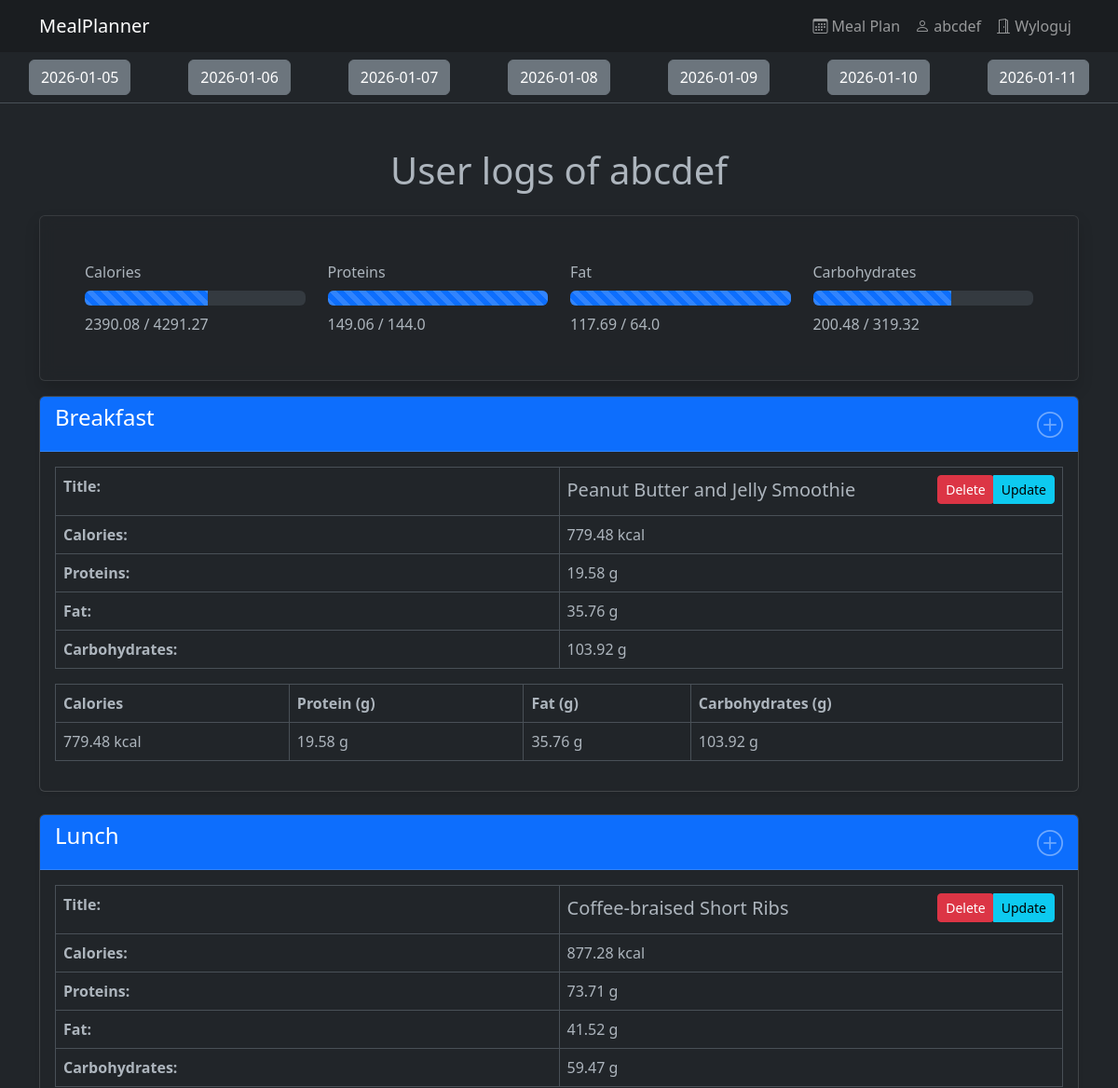
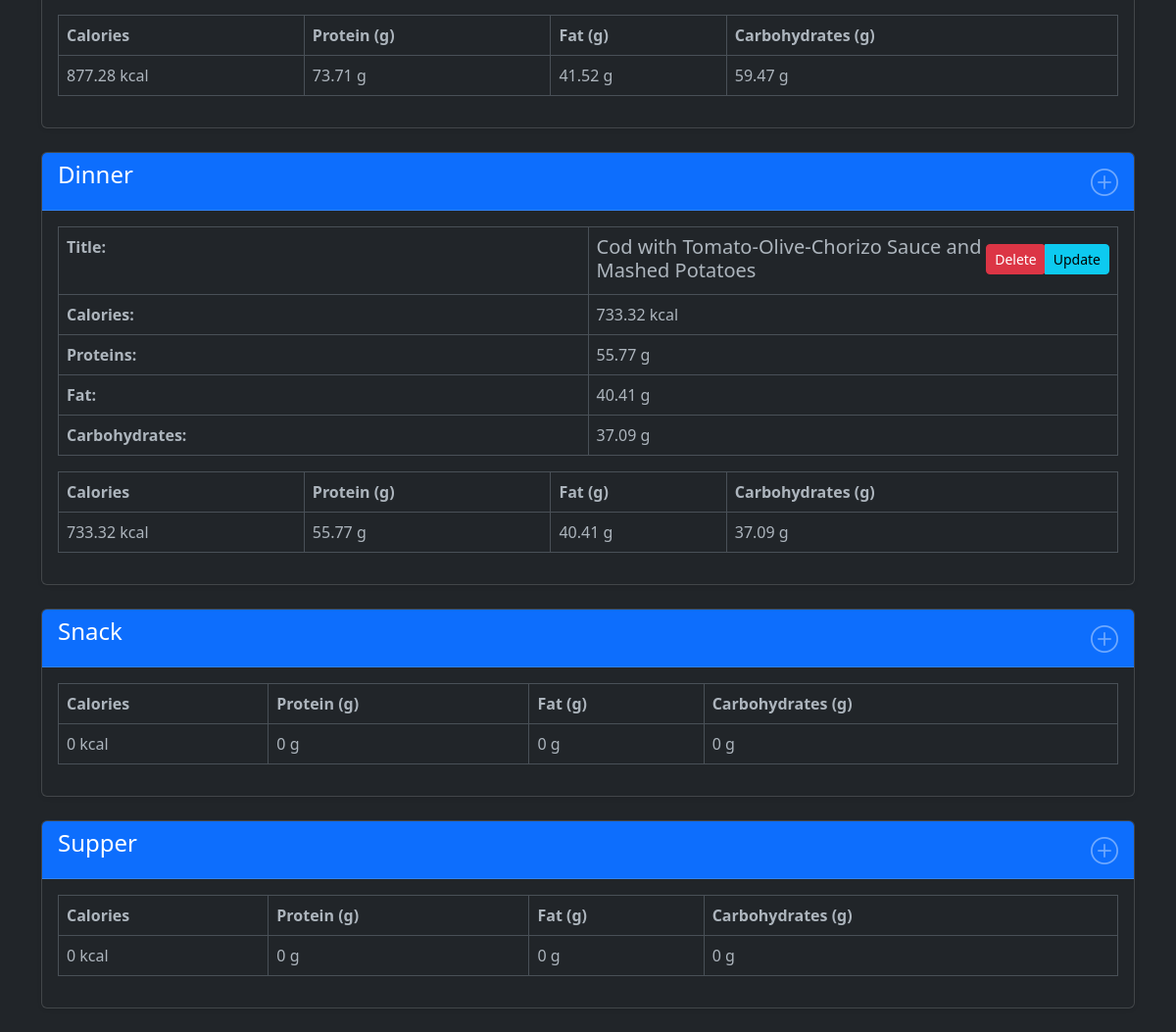
The app's page /food_logs/?date=2026-01-08 (signed in) with its own data (2 pictures, top to bottom).
### recipes/models.py (models this page shows, shortened)
class FoodLog(models.Model):
    user=models.ForeignKey(User,on_delete=models.CASCADE,related_name='logs')
    date=models.DateField()
    meal_type=models.CharField(max_length=20,choices=MealType.choices)
    recipe=models.ForeignKey(Recipe,blank=True,null=True,on_delete=models.CASCADE)
    custom_title = models.CharField(blank=True,null=True,max_length=300)
    custom_calories = models.DecimalField(blank=True,null=True,max_digits=6, decimal_places=2)
    custom_protein = models.DecimalField(blank=True,null=True,max_digits=5, decimal_places=2)
    custom_carbohydrates = models.DecimalField(blank=True,null=True,max_digits=5, decimal_places=2)
    custom_fat = models.DecimalField(blank=True,null=True,max_digits=5, decimal_places=2)
    servings = models.IntegerField()
    created_at = models.DateTimeField(auto_now_add=True)

### recipes/views.py (the view)
# urls.py: path('', certain_food_log, name='food_logs'),
@login_required
def certain_food_log(request: HttpRequest) -> HttpResponse:
    date_str = request.GET.get('date')
    date = get_date(date_str)
    dates = [date + timedelta(days=i) for i in range(-3, 4)]
    food_logs = get_certain_food_log(user=request.user, date=date)
    day_macros = get_day_macros(user=request.user, date=date)
    summed_day_macroelements = sum_day_macros(user=request.user, date=date)
    percentages = get_macroelements_percentages(actual_macroelements=summed_day_macroelements, user=request.user)
    return render(request, 'food_logs/certain_food_log.html', {
        'user': request.user,
        'food_logs_types': food_logs,
        'day_macros': day_macros,
        'dates': dates,
        'this_date': date,
        'calculated_macroelements': request.user.profile.macronutrients,
        'summed_day_macroelements': summed_day_macroelements,
        'percentages': percentages,
    })

### domain/food_log.py (called while the page is built)
def get_date(date_str: str) -> datetime:
    if date_str:
        try:
            date = datetime.strptime(date_str, '%Y-%m-%d').date()
        except ValueError:
            date = datetime.today()
    else:
        date = datetime.today()
    return date

def sum_macros(logs):
    if not logs.exists():
        return {'calories': 0, 'protein': 0, 'fat': 0, 'carbohydrates': 0}
    else:
        macroelements_list = list(map(get_entry_macros, logs))
        return reduce(
            lambda acc, item: {
                'calories': acc['calories'] + item['calories'],
                'protein': acc['protein'] + item['protein'],
                'fat': acc['fat'] + item['fat'],
                'carbohydrates': acc['carbohydrates'] + item['carbohydrates']
            },
            macroelements_list,
            {'calories': 0, 'protein': 0, 'fat': 0, 'carbohydrates': 0}
        )

def get_macroelements_percentages(actual_macroelements, user: User):
    goals = user.profile.macronutrients
    return {
        'calories': round(float(actual_macroelements['calories']) / goals['calories'] * 100),
        'protein': round(float(actual_macroelements['protein']) / goals['protein'] * 100),
        'fat': round(float(actual_macroelements['fat']) / goals['fat'] * 100),
        'carbohydrates': round(float(actual_macroelements['carbohydrates']) / goals['carbohydrates'] * 100)
    }

def sum_day_macros(user: User, date) -> dict:
    food_logs = FoodLog.objects.filter(user=user, date=date)
    return sum_macros(food_logs)

def get_day_macros(user: User, date) -> dict:
    food_logs_type = [(
        meal_type.value,
        FoodLog.objects.filter(user=user, date=date, meal_type=meal_type.value)
    ) for meal_type in MealType]
    return dict(
        map(
            lambda item: (item[0], sum_macros(item[1])),
            food_logs_type
        )
    )

### users/models.py (called while the page is built, shortened)
    @property
    def macronutrients(self):
        if self.target_macros:
            return {
                'calories': float(self.target_macros.calories),
                'protein': float(self.target_macros.protein),
                'fat': float(self.target_macros.fat),
                'carbohydrates': float(self.target_macros.carbohydrates)
            }

### templates/food_logs/certain_food_log.html (shortened to what this page needs)
{% extends 'base.html' %}
{% block content %}
    <table class="table table-hover bg-dark-subtle  mt-0 text-center w-100">
        <tbody>
        <tr>
            {% for date in dates %}
                <td>
                    <a href="?date={{ date|date:'Y-m-d' }}" class="btn btn-secondary">{{ date|date:'Y-m-d' }}</a>
                </td>
            {% endfor %}
        </tr>
        </tbody>
    </table>
    <div class="container mt-5">
        <h1 class="text-center mb-4">User logs of {{ user.username }}</h1>
        <div class="card shadow mb-3"
             style="background-color: rgba(33, 37, 41, 0.85);backdrop-filter: blur(8px);border: 1px solid rgba(255, 255, 255, 0.1);">
            <div class="card-body p-5">
                <div class="list-group-item">
                    <div class="row mb-2">
                        <div class="col-3">Calories</div>
                        <div class="col-3">Proteins</div>
                        <div class="col-3">Fat</div>
                        <div class="col-3">Carbohydrates</div>
                    </div>
                    <div class="row">
                        <div class="col-3">
                            <div class="progress mb-2">
                                <div class="progress-bar progress-bar-striped progress-bar-animated" role="progressbar"
                                     aria-valuenow={{ percentages.calories }} aria-valuemin="0" aria-valuemax="100"
                                     style="width: {{ percentages.calories }}%">
                                </div>
                            </div>
                            {{ summed_day_macroelements.calories }} / {{ calculated_macroelements.calories }}
                        </div>
                        <div class="col-3">
                            <div class="progress mb-2">
                                <div class="progress-bar progress-bar-striped progress-bar-animated" role="progressbar"
                                     aria-valuenow={{ percentages.protein }} aria-valuemin="0" aria-valuemax="100"
                                     style="width: {{ percentages.protein }}%">
                                </div>
                            </div>
                            {{ summed_day_macroelements.protein }} / {{ calculated_macroelements.protein }}
                        </div>
                        <div class="col-3">
                            <div class="progress mb-2">
                                <div class="progress-bar progress-bar-striped progress-bar-animated" role="progressbar"
                                     aria-valuenow={{ percentages.fat }} aria-valuemin="0" aria-valuemax="100"
                                     style="width: {{ percentages.fat }}%">
                                </div>
                            </div>
                            {{ summed_day_macroelements.fat }} / {{ calculated_macroelements.fat }}
                        </div>
                        <div class="col-3">
                            <div class="progress mb-2">
                                <div class="progress-bar progress-bar-striped progress-bar-animated" role="progressbar"
                                     aria-valuenow={{ percentages.carbohydrates }} aria-valuemin="0" aria-valuemax="100"
                                     style="width: {{ percentages.carbohydrates }}%">
                                </div>
                            </div>
                            {{ summed_day_macroelements.carbohydrates }} / {{ calculated_macroelements.carbohydrates }}
                        </div>
                    </div>
                </div>
            </div>
        </div>
        {% for meal_name, food_logs in food_logs_types.items %}
            <div class="card mb-4 shadow-sm">
                <div class="card-header bg-primary text-white d-flex justify-content-between">
                    <h4>{{ meal_name.capitalize }}</h4>
                    <a href="{% url 'add_food_log' date=this_date|date:'Y-m-d' meal_type=meal_name %}">
                        <i class="bi bi-plus-circle fs-3"></i>
                    </a>
                </div>
                <div class="card-body">
                    {% for log in food_logs %}
                        <table class="table table-bordered">
                            <tbody>
                            <tr>
                                <th class="w-50">Title:</th>
                                <td>
                                    <div class="d-flex justify-content-between align-items-center mb-1">
                                        <h5 class="mb-0">{{ log.recipe_title }}</h5>
                                        <div class="btn-group">
                                            <form method="POST" action="{% url 'delete_food_log' log.id %}"
                                                  style="display: inline;">
                                                <button type="submit"
                                                        class="btn btn-sm btn-danger"
                                                        onclick="return confirm('Are you sure you want to delete this log?')">
                                                    Delete
                                                </button>
                                            </form>
                                            <a href="{% url 'update_food_log' log.id %}" class="btn btn-sm btn-info">
                                                Update
                                            </a>
                                        </div>
                                    </div>
                                </td>
                            </tr>
                            <tr>
                                <th class="w-50">Calories:</th>
                                <td>{{ log.macroelement.calories }} kcal</td>
                            </tr>
                            <tr>
                                <th>Proteins:</th>
                                <td>{{ log.macroelement.protein }} g</td>
                            </tr>
                            <tr>
                                <th>Fat:</th>
                                <td>{{ log.macroelement.fat }} g</td>
                            </tr>
                            <tr>
                                <th>Carbohydrates:</th>
                                <td>{{ log.macroelement.carbohydrates }} g</td>
                            </tr>
                            </tbody>
                        </table>
                    {% endfor %}
                    <table class="table table-bordered">
                        <thead>
                        <tr>
                            <th>Calories</th>
                            <th>Protein (g)</th>
                            <th>Fat (g)</th>
                            <th>Carbohydrates (g)</th>
                        </tr>
                        </thead>
                        <tbody>
                        <tr>
                            {% for type, macros in day_macros.items %}
                                {% if type == meal_name %}
                                    <td>{{ macros.calories }} kcal</td>
                                    <td>{{ macros.protein }} g</td>
                                    <td>{{ macros.fat }} g</td>
                                    <td>{{ macros.carbohydrates }} g</td>
                                {% endif %}
                            {% endfor %}
                        </tr>
                        </tbody>
                    </table>
                </div>
            </div>
        {% endfor %}
    </div>
{% endblock %}

### templates/base.html (shortened to what this page needs)
<!DOCTYPE html>
<html data-bs-theme="dark">
<head>
    <link href="https://cdn.jsdelivr.net/npm/bootstrap@5.3.0/dist/css/bootstrap.min.css" rel="stylesheet">
    <link rel="stylesheet" href="https://cdn.jsdelivr.net/npm/bootstrap-icons@1.13.1/font/bootstrap-icons.min.css">
</head>
<body>
    <nav class="navbar navbar-expand-lg navbar-dark bg-dark-subtle">
        <div class="container">
            <a class="navbar-brand" href="/">MealPlanner</a>
            <ul class="navbar-nav ms-auto">
                <li class="nav-item">
                    <a class="nav-link" href="{% url 'meal_plan' %}">
                        <i class="bi bi-calendar3"></i> Meal Plan
                    </a>
                </li>
                <li class="nav-item">
                    <a class="nav-link" href="/profile/">
                        <i class="bi bi-person"></i> {{ user.username }}
                    </a>
                </li>
                <li class="nav-item">
                    <a class="nav-link" href="/logout/">
                        <i class="bi bi-door-open"></i> Wyloguj
                    </a>
                </li>
            </ul>
        </div>
    </nav>
    {% block content %}
    {% endblock %}
</body>
</html>

### records on screen
FoodLog: recipe_title "Peanut Butter and Jelly Smoothie", macroelement.calories "779.48", macroelement.protein "19.58", macroelement.fat "35.76", macroelement.carbohydrates "103.92", calories "779.48", protein "19.58", fat "35.76", carbohydrates "103.92"
FoodLog: recipe_title "Coffee-braised Short Ribs", macroelement.calories "877.28", macroelement.protein "73.71", macroelement.fat "41.52", macroelement.carbohydrates "59.47", calories "877.28", protein "73.71", fat "41.52", carbohydrates "59.47"
FoodLog: recipe_title "Cod with Tomato-Olive-Chorizo Sauce and Mashed Potatoes", macroelement.calories "733.32", macroelement.protein "55.77", macroelement.fat "40.41", macroelement.carbohydrates "37.09", calories "733.32", protein "55.77", fat "40.41", carbohydrates "37.09"

### other values on screen
{{ user.username }} "abcdef"
{{ date|date:'Y-m-d' }} "2026-01-05" "2026-01-06" "2026-01-07" "2026-01-08" "2026-01-09" "2026-01-10" "2026-01-11"
{{ summed_day_macroelements.calories }} "2390.08"
{{ calculated_macroelements.calories }} "4291.27"
{{ summed_day_macroelements.protein }} "149.06"
{{ calculated_macroelements.protein }} "144.0"
{{ summed_day_macroelements.fat }} "117.69"
{{ calculated_macroelements.fat }} "64.0"
{{ summed_day_macroelements.carbohydrates }} "200.48"
{{ calculated_macroelements.carbohydrates }} "319.32"
{{ meal_name.capitalize }} "Breakfast" "Lunch" "Dinner" "Snack" "Supper"
{{ macros.calories }} "0" "0"
{{ macros.protein }} "0" "0"
{{ macros.fat }} "0" "0"
{{ macros.carbohydrates }} "0" "0"
